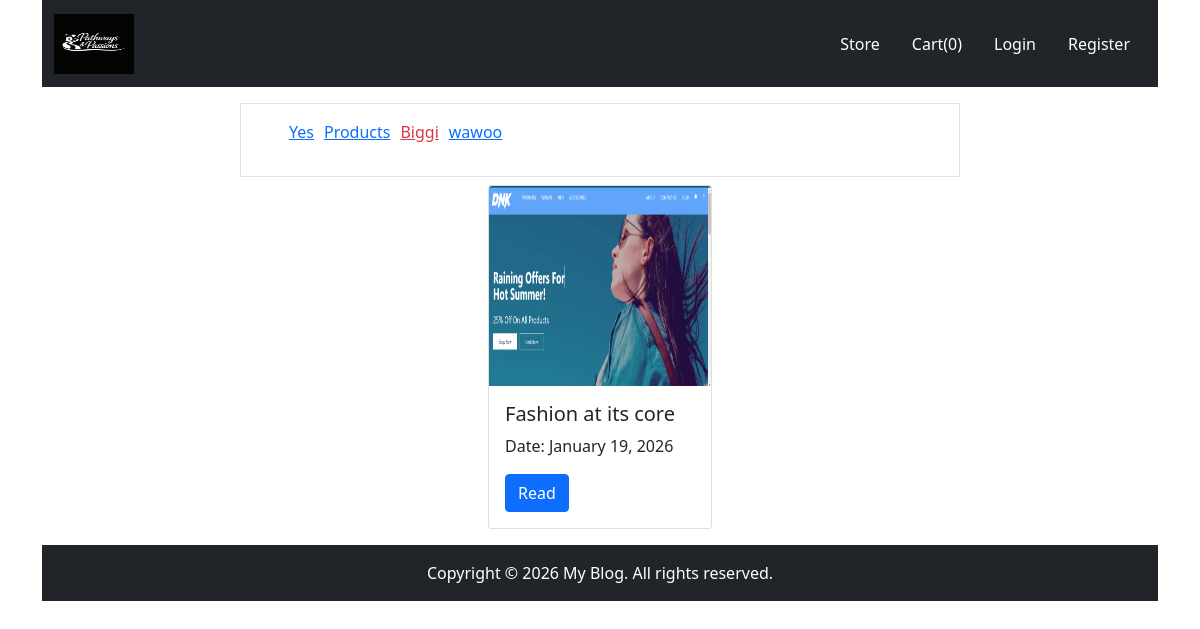
The page /post-category.php?post_category_id=7 on the database its author committed.
### tables this page shows
CREATE TABLE IF NOT EXISTS `category` (
  `id` int(11) NOT NULL AUTO_INCREMENT,
  `name` varchar(1000) DEFAULT NULL,
  PRIMARY KEY (`id`)
);

CREATE TABLE IF NOT EXISTS `posts` (
  `id` int(11) NOT NULL AUTO_INCREMENT,
  `title` varchar(1000) DEFAULT NULL,
  `content` text,
  `timestamp` timestamp NULL DEFAULT CURRENT_TIMESTAMP,
  `status` int(11) NOT NULL DEFAULT '0',
  `category_id` varchar(1000) DEFAULT NULL,
  `thumbnail` varchar(1000) DEFAULT NULL,
  PRIMARY KEY (`id`)
);

### post-category.php (the view, shortened to what this page needs)
<?php
require "inc/process.php";
require "inc/header.php";
   if(isset($_GET['post_category_id']) && !empty($_GET['post_category_id'])){
       $id = $_GET['post_category_id'];
   } else {
       header("Location: index.php");
   }
?>
<div class="container">
    <?php require "pages/header-home.php"; ?>
    <div class="container-fluid my-3">
        <div class="row justify-content-center">
            <div class="col-8">
                <div class="border p-3">
                    <ul style="display:flex; list-style:none; gap:10px;">
                        <?php
                        $sql_c = "SELECT * FROM category ORDER BY id DESC";
                           $query_c = mysqli_query($connection, $sql_c);
                       while($result_c = mysqli_fetch_assoc($query_c)) {
                           ?>
                        <li>
                            <a href="post-category.php?post_category_id=<?php echo $result_c['id']?>"
                                class="<?php echo $result_c['id'] == $id ? 'text-danger' : '' ?>"><?php echo $result_c['name']; ?></a>
                        </li>
                        <?php
                       }
                       ?>
                    </ul>
                </div>
            </div>
            <div class="col-8">
                <div class="row justify-content-center">
                    <?php
                    $sql = "SELECT * FROM posts
                               WHERE category_id = '$id'
                               ORDER BY id DESC";
                   $query = mysqli_query($connection, $sql);
                   while ($result = mysqli_fetch_assoc($query)) {
                       ?>
                    <div class="col-4 mt-2">
                        <div class="card">
                            <img src="<?php echo $result['thumbnail'] ?>" style="    height: 200px;
   width: 100%;" class="card-img-top" alt="...">
                            <div class="card-body">
                                <h5 class="card-title"><?php echo $result['title'] ?></h5>
                                <p class="card-text">Date:
                                    <?php echo date('F j, Y', strtotime($result['timestamp'])) ?>
                                </p>
                                <a href="post.php?post_id=<?php echo $result['id'] ?>" class="btn btn-primary">Read</a>
                            </div>
                        </div>
                    </div>
                    <?php
                   }
                   ?>
                </div>
            </div>
        </div>
    </div>
    <?php require "pages/footer-home.php"; ?>
</div>
<?php
require "inc/footer.php";
?>

### rows shown on the page
category: name "Yes"
category: name "Products"
category: name "Biggi"
category: name "wawoo"
posts: thumbnail (picture), title "Fashion at its core", timestamp "January 19, 2026"
